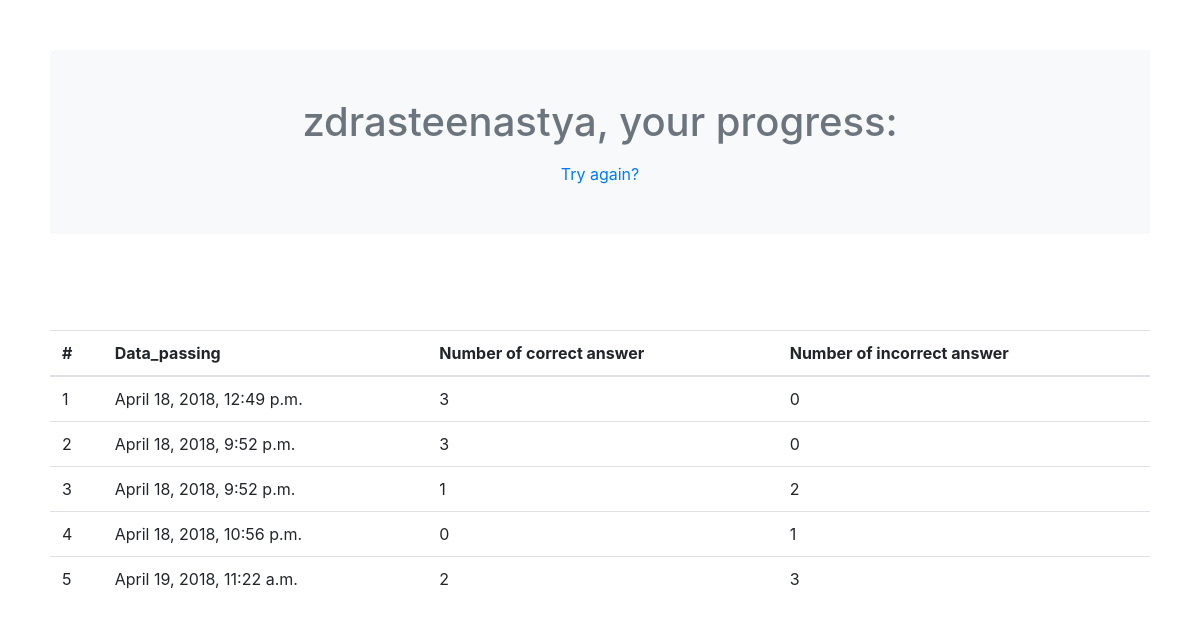
The page /polls/history/ (signed in) on the database as committed earlier.
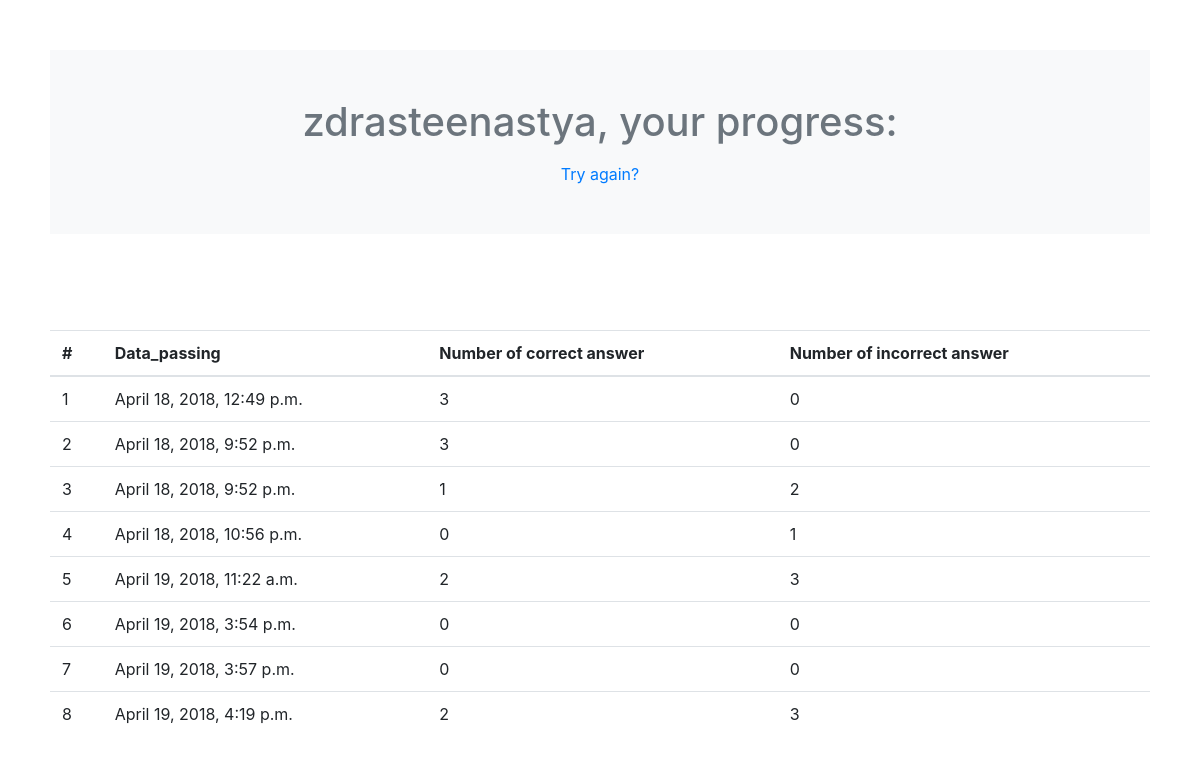
The same page on the database as committed later.
### polls/models.py (models this page shows)
class Test(models.Model):
    user = models.ForeignKey(User, on_delete=models.CASCADE)
    number_of_correct_answer = models.IntegerField(default=0)
    number_of_incorrect_answer = models.IntegerField(default=0)
    data_passing = models.DateTimeField('date published')

### polls/views.py (the view)
def history(request):
    h = get_object_or_404(User, pk=request.user.pk)
    return render(request, 'polls/history.html', {'h': h})

### polls/templates/polls/history.html (shortened to what this page needs)
{% load staticfiles %}
<link rel="stylesheet" type="text/css" href="{% static 'polls/loggedin.css' %}"/>
<link href="//maxcdn.bootstrapcdn.com/bootstrap/4.0.0/css/bootstrap.min.css" rel="stylesheet" id="bootstrap-css">
<section class="pt-5 pb-5 bg-light inner-header">
    <div class="container">
        <div class="row">
            <div class="col-md-12 text-center">
                <h1 class="mt-0 mb-3 text-secondary">{{h.username}}, your progress: </h1>
                <div class="breadcrumbs">
                    <p class="mb-0 text-secondary"><a href="/polls/loggedin">Try again?</a></p>
                </div>
            </div>
        </div>
    </div>
</section>
<div class="container">
    <div class="row">
        <div class="table-responsive">
            <table class="table table-hover">
                <thead>
                <tr>
                    <th>#</th>
                    <th>Data_passing</th>
                    <th>Number of correct answer</th>
                    <th>Number of incorrect answer</th>
                </tr>
                </thead>
                <tbody id="myTable">
                {% for test in h.test_set.all %}
                {%if test.number_of_correct_answer > test.number_of_incorrect_answer%}
                <tr class="success">
                    <td>{{ forloop.counter }}</td>
                    <td>{{test.data_passing}}</td>
                    <td>{{test.number_of_correct_answer}}</td>
                    <td>{{test.number_of_incorrect_answer}}</td>
                </tr>
                {% else %}
                <tr>
                    <td>{{ forloop.counter }}</td>
                    <td>{{test.data_passing}}</td>
                    <td>{{test.number_of_correct_answer}}</td>
                    <td>{{test.number_of_incorrect_answer}}</td>
                </tr>
                {% endif %}
                {% endfor %}
                </tbody>
            </table>
        </div>
        <div class="col-md-12 text-center">
        </div>
    </div>
</div>

### polls/static/polls/loggedin.css (style rules this page uses)
a { color: #4682B4 }

Rows that differ between the two databases and show on the page:
added Test: data_passing "April 19, 2018, 3:54 p.m.", number_of_correct_answer "0", number_of_incorrect_answer "0"
added Test: data_passing "April 19, 2018, 3:57 p.m.", number_of_correct_answer "0", number_of_incorrect_answer "0"
added Test: data_passing "April 19, 2018, 4:19 p.m.", number_of_correct_answer "2", number_of_incorrect_answer "3"
